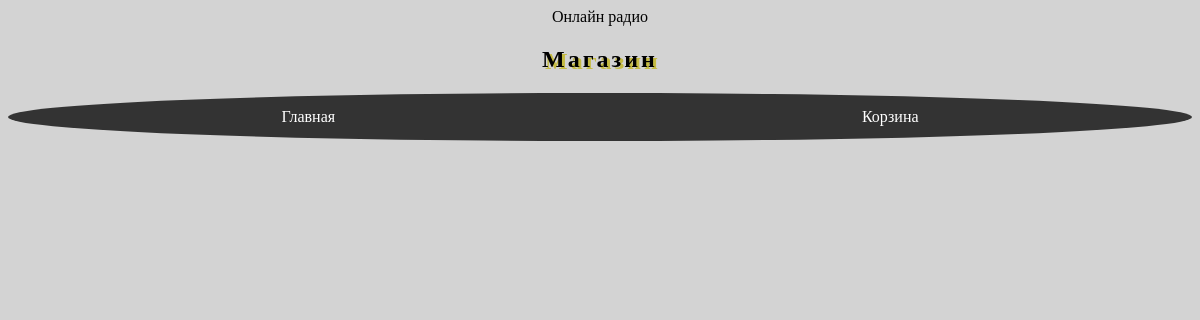
The app's page /, older data.
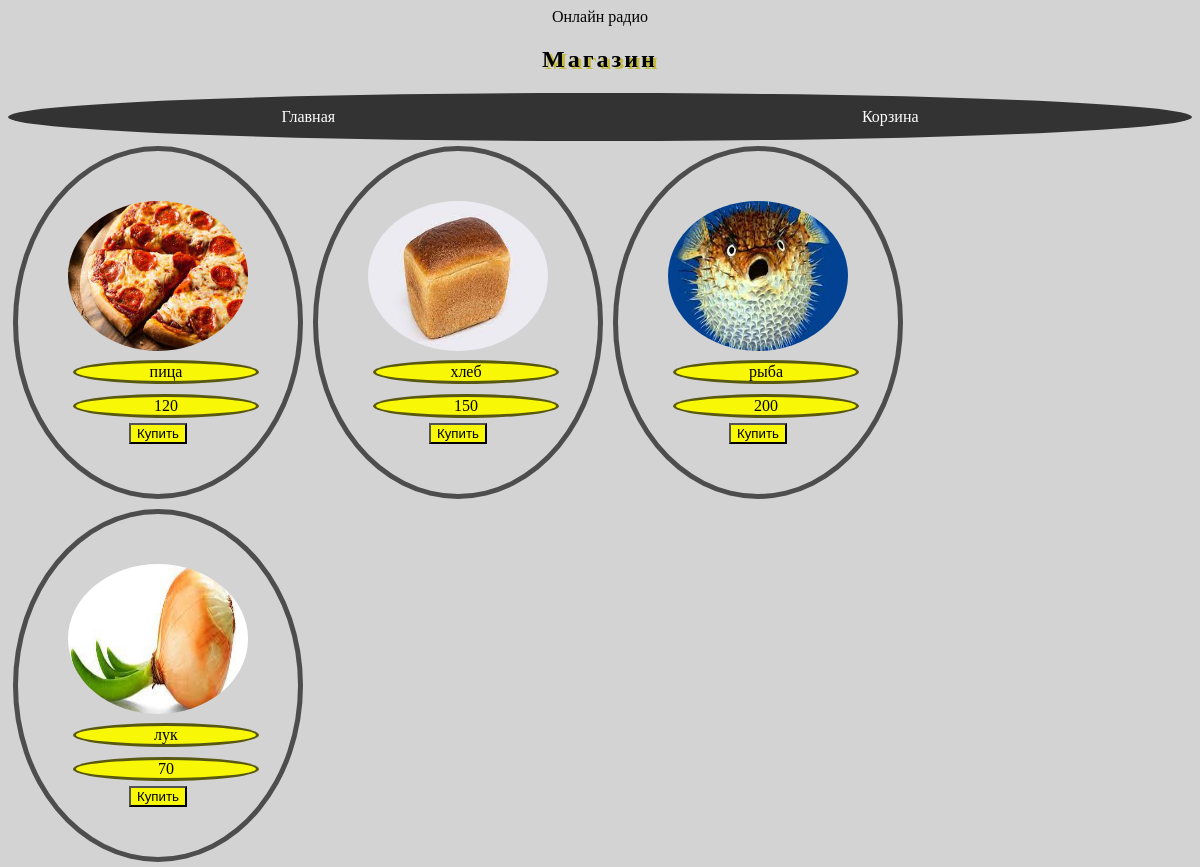
The same page, newer data.
### app/models.py (models this page shows, shortened)
class Tovar(models.Model):
    name = models.CharField(max_length=50, verbose_name='Название')
    price = models.IntegerField(verbose_name='Цена')
    image = models.CharField(max_length=500, verbose_name='Картинка')
    discount = models.FloatField(default=1, verbose_name='Скидка')

### app/views.py (the view)
# urls.py: path('',views.index, name='home'),
def index(req):
    items = Tovar.objects.all()
    data = {'tovar': items}
    return render(req, 'index.html', data)

### templates/index.html (shortened to what this page needs)
<!DOCTYPE html>
{% load static %}
<html lang="ru">
<head>
    <link rel="stylesheet" href="{% static '1.css' %}">
</head>
<body>
<div id="radiobells_container"><a id="RP_link">Онлайн радио</a>
</div>
<link href="https://www.radiobells.com/script/style.css" type="text/css" rel="stylesheet"/>
<h2>Магазин</h2>
<header>
    <a href="{% url 'home' %}">Главная</a>
    <a href="{% url 'tocart' %}">Корзина</a>
</header>
<main>
    {% for one in tovar %}
        <div class="cart">
            <img src="{% static one.image %}" alt="">
            <p>{{ one.name }}</p>
            <p>{{ one.price }}</p>
            <a href="{% url 'buy' one.id %}">
                <button>Купить</button>
            </a>
        </div>
    {% endfor %}
</main>
</body>
</html>

### app/static/1.css (style rules this page uses)
body { text-align: center; background-color: lightgray; background-repeat: no-repeat; background-size: cover; background-attachment: fixed; background-image: url('https://img.freepik.com/premium-psd/the-word-shop-on-a-white-background_860028-28.jpg'); }
header { background-color: #333; padding: 10px; display: flex; justify-content: space-around; border-radius: 50%; }
header a { color: #fff; text-decoration: none; padding: 5px 10px; border-radius: 5px; }
div.cart,p { margin: 5px; border: 3px solid rgba(21, 21, 21, 0.7); float: left; width: 180px; border-radius: 50%; }
div.cart { border: 5px solid rgba(21, 21, 21, 0.7); border-radius: 50%; }
div.cart img { width: 100%; height: 150px; border-radius: 50%; }
div.cart { padding: 50px; text-align: center; }
button,p { background-color: #f8f806; }
h2 { text-shadow: 3px 2px #c5bb43; letter-spacing: 3px; }

Row changes from the older to the newer data that the page shows:
added Tovar: image (picture), name "пица", price "120"
added Tovar: image (picture), name "хлеб", price "150"
added Tovar: image (picture), name "рыба", price "200"
added Tovar: image (picture), name "лук", price "70"
